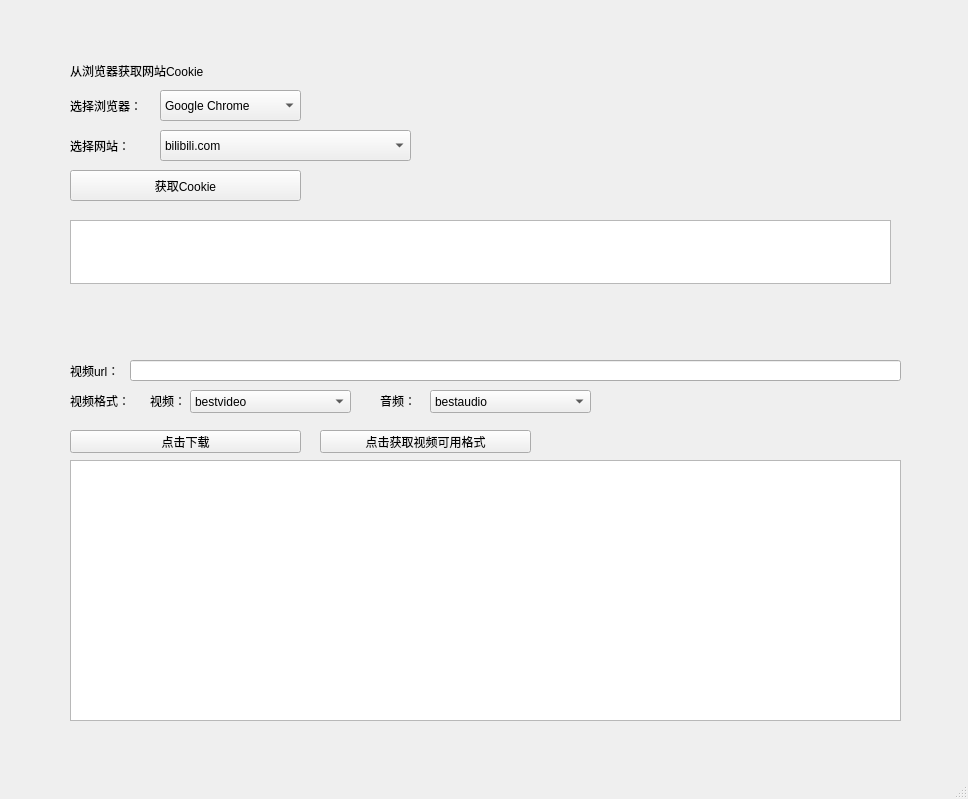
<?xml version="1.0" encoding="UTF-8"?>
<ui version="4.0">
 <class>MainWindow</class>
 <widget class="QMainWindow" name="MainWindow">
  <property name="geometry">
   <rect>
    <x>0</x>
    <y>0</y>
    <width>968</width>
    <height>799</height>
   </rect>
  </property>
  <property name="windowTitle">
   <string>MainWindow</string>
  </property>
  <property name="styleSheet">
   <string notr="true">font: 11pt &quot;JetBrains Mono&quot;;
</string>
  </property>
  <widget class="QWidget" name="centralwidget">
   <widget class="QLabel" name="label">
    <property name="geometry">
     <rect>
      <x>70</x>
      <y>50</y>
      <width>191</width>
      <height>41</height>
     </rect>
    </property>
    <property name="text">
     <string>从浏览器获取网站Cookie</string>
    </property>
   </widget>
   <widget class="QComboBox" name="browser_combobox">
    <property name="geometry">
     <rect>
      <x>160</x>
      <y>90</y>
      <width>141</width>
      <height>31</height>
     </rect>
    </property>
    <item>
     <property name="text">
      <string>Google Chrome</string>
     </property>
    </item>
    <item>
     <property name="text">
      <string>Firefox</string>
     </property>
    </item>
    <item>
     <property name="text">
      <string>Edge</string>
     </property>
    </item>
   </widget>
   <widget class="QLabel" name="label_2">
    <property name="geometry">
     <rect>
      <x>70</x>
      <y>90</y>
      <width>91</width>
      <height>31</height>
     </rect>
    </property>
    <property name="text">
     <string>选择浏览器：</string>
    </property>
   </widget>
   <widget class="QPushButton" name="get_cookies_button">
    <property name="geometry">
     <rect>
      <x>70</x>
      <y>170</y>
      <width>231</width>
      <height>31</height>
     </rect>
    </property>
    <property name="text">
     <string>获取Cookie</string>
    </property>
   </widget>
   <widget class="QComboBox" name="website_combobox">
    <property name="geometry">
     <rect>
      <x>160</x>
      <y>130</y>
      <width>251</width>
      <height>31</height>
     </rect>
    </property>
    <item>
     <property name="text">
      <string>bilibili.com</string>
     </property>
    </item>
    <item>
     <property name="text">
      <string>youtube.com</string>
     </property>
    </item>
   </widget>
   <widget class="QLabel" name="label_4">
    <property name="geometry">
     <rect>
      <x>70</x>
      <y>130</y>
      <width>81</width>
      <height>31</height>
     </rect>
    </property>
    <property name="text">
     <string>选择网站：</string>
    </property>
   </widget>
   <widget class="QPlainTextEdit" name="get_cookie_result_plaintextedit">
    <property name="geometry">
     <rect>
      <x>70</x>
      <y>220</y>
      <width>821</width>
      <height>64</height>
     </rect>
    </property>
   </widget>
   <widget class="QPushButton" name="video_download_button">
    <property name="geometry">
     <rect>
      <x>70</x>
      <y>430</y>
      <width>231</width>
      <height>23</height>
     </rect>
    </property>
    <property name="text">
     <string>点击下载</string>
    </property>
   </widget>
   <widget class="QLineEdit" name="video_url_lineedit">
    <property name="geometry">
     <rect>
      <x>130</x>
      <y>360</y>
      <width>771</width>
      <height>21</height>
     </rect>
    </property>
   </widget>
   <widget class="QLabel" name="label_5">
    <property name="geometry">
     <rect>
      <x>70</x>
      <y>390</y>
      <width>81</width>
      <height>21</height>
     </rect>
    </property>
    <property name="text">
     <string>视频格式：</string>
    </property>
   </widget>
   <widget class="QLabel" name="label_3">
    <property name="geometry">
     <rect>
      <x>70</x>
      <y>360</y>
      <width>61</width>
      <height>21</height>
     </rect>
    </property>
    <property name="text">
     <string>视频url：</string>
    </property>
   </widget>
   <widget class="QPlainTextEdit" name="cmd_output_plaintextedit">
    <property name="geometry">
     <rect>
      <x>70</x>
      <y>460</y>
      <width>831</width>
      <height>261</height>
     </rect>
    </property>
   </widget>
   <widget class="QPushButton" name="video_format_fetch_button">
    <property name="geometry">
     <rect>
      <x>320</x>
      <y>430</y>
      <width>211</width>
      <height>23</height>
     </rect>
    </property>
    <property name="text">
     <string>点击获取视频可用格式</string>
    </property>
   </widget>
   <widget class="QLabel" name="label_6">
    <property name="geometry">
     <rect>
      <x>150</x>
      <y>390</y>
      <width>61</width>
      <height>21</height>
     </rect>
    </property>
    <property name="text">
     <string>视频：</string>
    </property>
   </widget>
   <widget class="QComboBox" name="video_format_id_combobox">
    <property name="geometry">
     <rect>
      <x>190</x>
      <y>390</y>
      <width>161</width>
      <height>23</height>
     </rect>
    </property>
    <item>
     <property name="text">
      <string>bestvideo</string>
     </property>
    </item>
    <item>
     <property name="text">
      <string>None</string>
     </property>
    </item>
   </widget>
   <widget class="QLabel" name="label_7">
    <property name="geometry">
     <rect>
      <x>380</x>
      <y>390</y>
      <width>41</width>
      <height>21</height>
     </rect>
    </property>
    <property name="text">
     <string>音频：</string>
    </property>
   </widget>
   <widget class="QComboBox" name="audio_format_id_combobox">
    <property name="geometry">
     <rect>
      <x>430</x>
      <y>390</y>
      <width>161</width>
      <height>23</height>
     </rect>
    </property>
    <item>
     <property name="text">
      <string>bestaudio</string>
     </property>
    </item>
    <item>
     <property name="text">
      <string>None</string>
     </property>
    </item>
   </widget>
  </widget>
  <widget class="QStatusBar" name="statusbar"/>
 </widget>
 <resources/>
 <connections/>
</ui>
